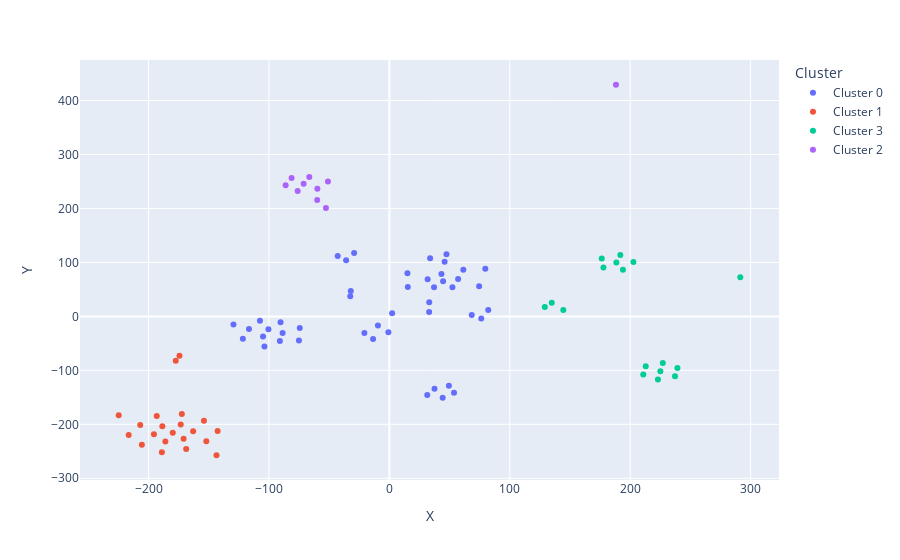

Here is the notebook cell this chart was saved with:
### Code cell
fig_wind = px.scatter(kmeans_wind, x = "X", y = "Y", color = "Cluster", hover_data = ["Generadores"])
fig_wind.show()

### Figure 1 — Plotly figure (JSON) as saved in the notebook; plotly's stock layout.template omitted (floating-point values rounded to 4 significant figures)
{"data": [{"customdata": [["ALENA"], ["CABO LEONES III"], ["CAMPO LINDO"], ["CANELA"], ["CANELA_II"], ["COLINAS"], ["DANICALQUI"], ["EOLICA GENERICA MAITENCILLO 1"], ["EOLICA GENERICA MAITENCILLO 2"], ["EOLICA_CABO_LEONES_I"], ["EOLICA_CUEL"], ["EOLICA_EL_ARRAYAN"], ["EOLICA_LEBU"], ["EOLICA_LEBU_III"], ["EOLICA_PUNTA_COLORADA"], ["EOLICA_PUNTA_PALMERAS"], ["EOLICA_SAN_PEDRO"], ["EOLICA_SAN_PEDRO_II"], ["EOLICA_TALINAY_ORIENTE"], ["EOLICA_TALINAY_PONIENTE"], ["EOLICA_TALTAL"], ["EOLICA_TOTORAL"], ["EOLICO V"], ["HUAJACHE"], ["LA CABANA"], ["LA ESTRELLA"], ["LLANOS DEL VIENTO"], ["MESAMAVIDA"], ["MONTE_REDONDO"], ["PARQUE EOLICO ALPES"], ["PARQUE EOLICO CALBUCO"], ["PARQUE EOLICO TABLARUCA"], ["PARQUE_EOLICO_PUNTA_SIERRA"], ["PE CABO LEONES II"], ["PE EL MAITEN"], ["PE LOMAS DE DUQUECO"], ["PMGD PE EL ARREBOL"], ["PMGD_PE_EL_NOGAL"], ["PUELCHE SUR"], ["RAKI"], ["RARINCO"], ["RENAICO II"], ["RIHUE"], ["UCUQUER"], ["UCUQUER_2"], ["VIENTOS DEL LAGO"]], "hovertemplate": "Cluster=Cluster 0<br>X=%{x}<br>Y=%{y}<br>Generadores=%{customdata[0]}<extra></extra>", "legendgroup": "Cluster 0", "marker": {"color": "#636efa", "symbol": "circle"}, "mode": "markers", "name": "Cluster 0", "orientation": "v", "showlegend": true, "type": "scatter", "x": [-116.6, 44.62, -90.89, 33.86, 47.44, -100.4, -129.5, 43.27, 31.8, 37.11, -107.5, 15.01, -0.8227, 68.43, 82.12, 74.56, 37.51, 33.05, 79.69, 15.31, -32.04, 45.89, 49.44, -13.5, -121.7, -35.91, -32.49, -88.63, 61.44, -103.7, 44.28, 2.291, 57.09, 52.39, -74.41, -90.36, 76.34, -9.502, 53.71, -20.74, -75.1, 33.12, -104.9, -42.9, -29.27, 31.48], "xaxis": "x", "y": [-23.33, 65.22, -45.74, 107.6, 115.3, -23.74, -14.87, 78.57, 68.84, 53.9, -8.197, 79.87, -29.6, 2.372, 12.05, 55.98, -134.1, 8.296, 88.29, 54.26, 47.22, 101.4, -128.5, -42.06, -41.57, 104.2, 37.51, -30.57, 86.26, -55.93, -150.6, 5.99, 69.06, 53.96, -21.55, -11.01, -3.765, -16.97, -141.4, -30.95, -44.82, 26.06, -37.17, 111.8, 117.3, -145.8], "yaxis": "y"}, {"customdata": [["CAMAN"], ["EOLICA GENERICA CIRUELOS 1"], ["EOLICA GENERICA CIRUELOS 2"], ["EOLICA_LA_ESPERANZA"], ["EOLICA_LOS_BUENOS_AIRES"], ["LOS OLMOS"], ["LOS TRIGALES"], ["PARQUE EOLICO PIEDRA AMARILLA"], ["PARQUE_EOLICO_LAS_PENAS"], ["PARQUE_EOLICO_RENAICO"], ["PE LA FLOR"], ["PE LOS GUINDOS"], ["PE MALLECO I"], ["PE MALLECO II"], ["PE MALLECO SUR"], ["PE NEGRETE"], ["PE SAN GABRIEL"], ["PE TOLPAN SUR"], ["PICHILINGUE"], ["SAN ANDRES"], ["VICTORIA"]], "hovertemplate": "Cluster=Cluster 1<br>X=%{x}<br>Y=%{y}<br>Generadores=%{customdata[0]}<extra></extra>", "legendgroup": "Cluster 1", "marker": {"color": "#EF553B", "symbol": "circle"}, "mode": "markers", "name": "Cluster 1", "orientation": "v", "showlegend": true, "type": "scatter", "x": [-179.9, -162.9, -188.5, -177.4, -143.6, -193.2, -195.5, -186.0, -224.8, -173.3, -216.5, -170.9, -168.7, -205.5, -154.0, -174.3, -206.9, -188.9, -172.3, -152.0, -142.6], "xaxis": "x", "y": [-215.7, -213.0, -203.8, -82.13, -257.3, -184.4, -218.6, -231.7, -183.1, -200.5, -219.8, -226.8, -245.9, -237.9, -193.3, -73.0, -201.5, -252.0, -180.8, -231.5, -212.3], "yaxis": "y"}, {"customdata": [["CERRO TIGRE"], ["CKANI"], ["EOLICA CALAMA"], ["EOLICA GENERICA CRUCERO 1"], ["EOLICA GENERICA PAZUCAR 1"], ["EOLICA GENERICA PAZUCAR 2"], ["EOLICA GENERICA PAZUCAR 3"], ["EOLICA GENERICA PAZUCAR 4"], ["EOLICA TALTAL EXTENSION"], ["EOLICA_LOS_CURUROS"], ["EOLICA_SAN_JUAN"], ["EOLICA_SIERRA_GORDA_ESTE"], ["PE AURORA"], ["PE EL CRUCE Y OCHS"], ["PUNTA DE TALCA"], ["TCHAMMA"], ["VDLV"]], "hovertemplate": "Cluster=Cluster 3<br>X=%{x}<br>Y=%{y}<br>Generadores=%{customdata[0]}<extra></extra>", "legendgroup": "Cluster 3", "marker": {"color": "#00cc96", "symbol": "circle"}, "mode": "markers", "name": "Cluster 3", "orientation": "v", "showlegend": true, "type": "scatter", "x": [212.9, 225.1, 227.1, 223.0, 176.4, 202.7, 194.0, 188.5, 144.5, 177.8, 291.4, 237.2, 129.1, 134.9, 191.8, 210.9, 239.2], "xaxis": "x", "y": [-92.26, -101.6, -86.38, -116.8, 107.1, 100.8, 86.65, 99.76, 11.96, 90.53, 72.44, -111.0, 17.32, 25.3, 113.5, -107.5, -95.74], "yaxis": "y"}, {"customdata": [["EOLICA GENERICA CHARRUA 1"], ["EOLICA GENERICA CHARRUA 2"], ["EOLICA GENERICA CHARRUA 3"], ["EOLICA GENERICA CHARRUA 4"], ["EOLICA GENERICA MULCHEN 1"], ["EOLICA GENERICA MULCHEN 2"], ["EOLICA GENERICA MULCHEN 3"], ["OVEJERA SUR"], ["PARQUE EOLICO GUANACO"], ["PE SARCO"]], "hovertemplate": "Cluster=Cluster 2<br>X=%{x}<br>Y=%{y}<br>Generadores=%{customdata[0]}<extra></extra>", "legendgroup": "Cluster 2", "marker": {"color": "#ab63fa", "symbol": "circle"}, "mode": "markers", "name": "Cluster 2", "orientation": "v", "showlegend": true, "type": "scatter", "x": [-86.15, -66.49, -71.18, -76.13, -51.0, -59.92, -59.77, -52.65, -81.19, 188.2], "xaxis": "x", "y": [242.9, 258.5, 245.6, 232.4, 250.0, 215.8, 236.3, 200.6, 256.6, 429.2], "yaxis": "y"}], "layout": {"legend": {"title": {"text": "Cluster"}, "tracegroupgap": 0}, "margin": {"t": 60}, "xaxis": {"anchor": "y", "domain": [0, 1], "title": {"text": "X"}}, "yaxis": {"anchor": "x", "domain": [0, 1], "title": {"text": "Y"}}}}
